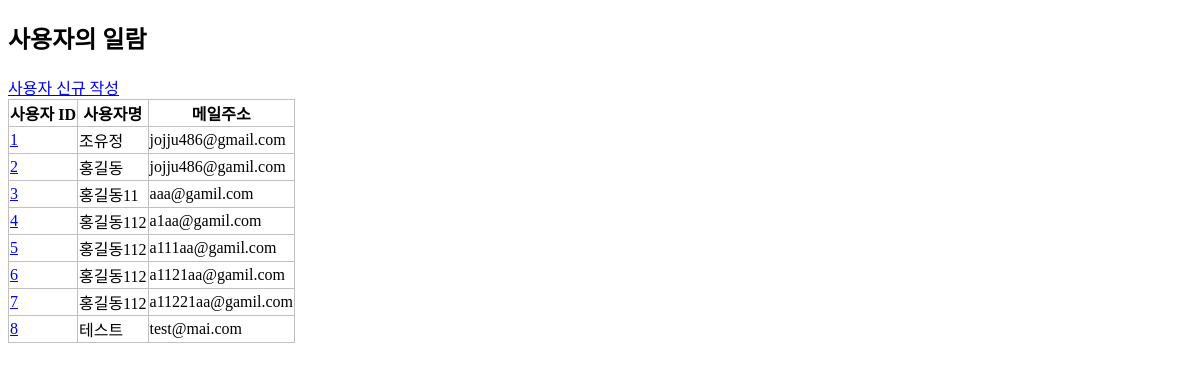
Page /crud/users on the earlier database version.
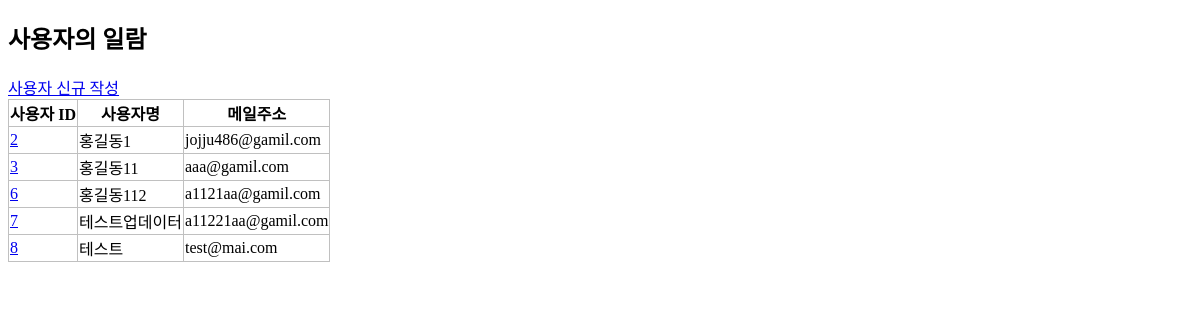
Same page on the later database version.
### apps/crud/models.py (models this page shows, shortened)
class User(db.Model):
    __tablename__ = "users"
    id = db.Column(db.Integer, primary_key=True)
    username = db.Column(db.String, index=True)
    email = db.Column(db.String, unique=True, index=True)
    password_hash = db.Column(db.String)
    created_at = db.Column(db.DateTime, default=datetime.now)
    updated_at = db.Column(db.DateTime, default=datetime.now, onupdate=datetime.now)
    print("!!!!!!!!!!!!!!!!!!!!!!!!!!!!!!!!!!",id)
    @property
    def password(self):
        raise AttributeError("읽어 들일 수 없음")

### apps/crud/views.py (the view)
@crud.route('/users')
def users():
    users = User.query.all()
    print("aaaaaaaaaaaaaaaaaaaaaaaaaaaaaa")
    print(users)
    return render_template('crud/index.html',users=users)

### apps/crud/templates/crud/index.html (shortened to what this page needs)
{% extends "crud/base.html" %}
{%block content%}
<h2>사용자의 일람</h2>
<a href="{{ url_for('crud.create_user')}}">사용자 신규 작성</a>
<table>
    <tr>
        <th>사용자 ID</th>
        <th>사용자명</th>
        <th>메일주소</th>
    </tr>
    {% for i in users %}
        <tr>
            <td><a href="{{url_for('crud.edit_user',user_id=i.id)}}">{{ i.id }}</a></td>
            <td>{{ i.username }}</td>
            <td>{{ i.email }}</td>
        </tr>
    {% endfor %}
</table>
{%endblock%}

### apps/crud/templates/crud/base.html (shortened to what this page needs)
<!DOCTYPE html>
<html lang="ko">
    <head>
        <link rel="stylesheet" href="{{ url_for('crud.static', filename='style.css')}}" />
    </head>
    <body>
         {% block content %}{% endblock %}
    </body>
</html>

### apps/crud/static/style.css (style rules this page uses)
table { border-collapse: collapse; }
table, th, td { border: 1px solid #c0c0c0; }

Differences in the rows shown:
removed User: id "1", username "조유정", email "jojju486@gmail.com"
removed User: id "4", username "홍길동112", email "a1aa@gamil.com"
removed User: id "5", username "홍길동112", email "a111aa@gamil.com"
changed User "jojju486@gamil.com": username "홍길동" → "홍길동1"
changed User "a11221aa@gamil.com": username "홍길동112" → "테스트업데이터"
